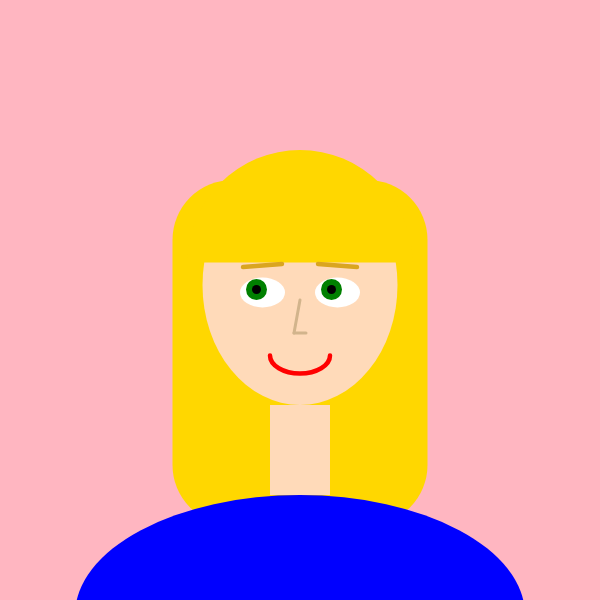
Frame 1 (no input)
Frame 60 (no input): identical to frame 1, image omitted
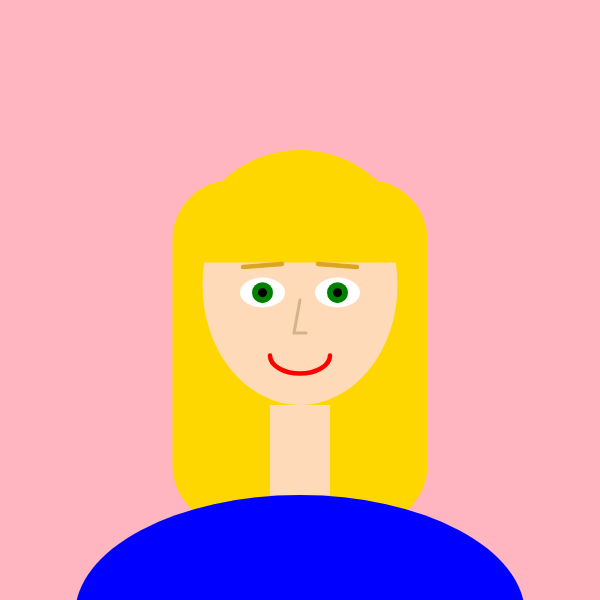
Frame 120 (the mouse pressed at the canvas centre since frame 60)

The p5.js sketch that drew these frames (run headless with seeded random() and noise() and a simulated clock; from frame 60 on, the mouse is pressed at the canvas centre):

// p5.js sketch
// ── sketch.js
function setup() {
  createCanvas(600, 600);
}

function draw() {
  background('lightpink');
  scale(1.5);
  noStroke();

  fill('gold');
  rect(115, 120, 170, 230, 40);

  fill('blue');
  ellipse(200, 410, 300, 160);

  fill('peachpuff');
  rect(180, 270, 40, 60);
  ellipse(200, 190, 130, 160);

  fill('gold');
  arc(200, 175, 150, 150, PI, TWO_PI);

  fill('white');
  ellipse(175, 195, 30, 20);
  ellipse(225, 195, 30, 20);

  let dx = constrain((mouseX / 1.5 - 200) / 40, -4, 4);
  let dy = constrain((mouseY / 1.5 - 195) / 40, -2, 2);

  fill('green');
  ellipse(175 + dx, 195 + dy, 14, 14);
  ellipse(225 + dx, 195 + dy, 14, 14);

  fill('black');
  ellipse(175 + dx, 195 + dy, 6, 6);
  ellipse(225 + dx, 195 + dy, 6, 6);

  stroke('goldenrod');
  strokeWeight(3);
  line(162, 178, 188, 176);
  line(212, 176, 238, 178);

  stroke('tan');
  strokeWeight(2);
  line(200, 200, 196, 222);
  line(196, 222, 204, 222);

  stroke('red');
  strokeWeight(3);
  noFill();
  arc(200, 237, 40, 24, 0, PI);
}
